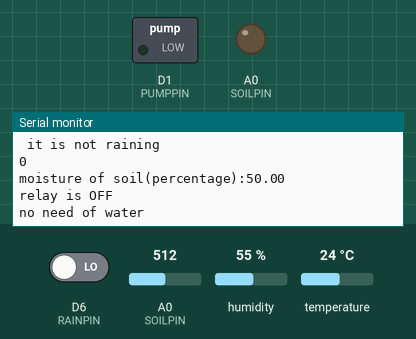
A sketch run on a simulated ESP8266 (NodeMCU). Parts: switched loads named in the sketch (green lamp = pin HIGH), output pins drawn as LEDs (lit = HIGH), the last lines printed to the serial monitor. The test bench sets the inputs (shaded band); at power-on: A0 (SOILPIN) = 512, D6 (RAINPIN) LOW, humidity 55 %, temperature 24 °C. WiFi joins after 1.5 s; servers stay silent unless stated.

Above: at 3.0 s.
3.1 s: A0 (SOILPIN) set to 606
At 8.4 s:
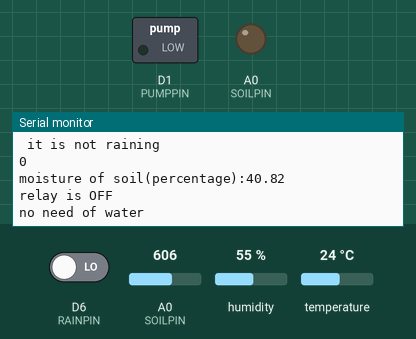
8.8 s: A0 (SOILPIN) set to 627
At 12.9 s:
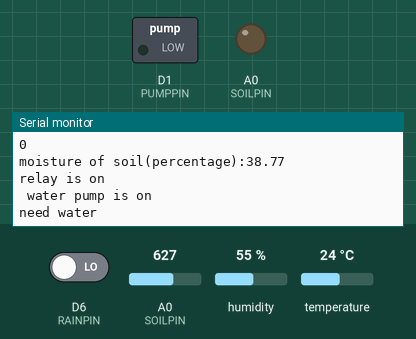
Timing chart, 0 to 14.4 s (numbered marks = the images above; inputs shaded):
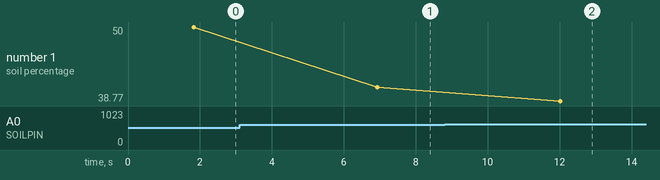

Measured:
- the behaviour switches between 614 and 615 on A0 (SOILPIN) (found by bisection; images 1 and 2)
- after the input at 3.1 s, the serial monitor: prints a new line after 3.8 s (image 1)
- after the input at 8.8 s, the serial monitor: prints a new line after 3.2 s (image 2)
- plotted number 1: 50 → 40.82 after the input at 3.1 s, 40.82 → 38.77 after the input at 8.8 s

The sketch:

combine.ino
```cpp
#define BLYNK_TEMPLATE_ID "TMPL0V3dtmm5"                       //copy from server
#define BLYNK_DEVICE_NAME "Agriculture and Irrigation system"  //copy from server
#define BLYNK_AUTH_TOKEN "qJSUzdH0WAAWlzzstmLNgmnbhTv3caSz"    //copy from server

#define DHTTYPE DHT11  //configure dht type module

#include <ESP8266WiFi.h>  // node library

#include <DHT.h>                 //dht library
#include <BlynkSimpleEsp8266.h>  //blynk library

#define DHTPIN D2   //  data  pin  of  module to digital pin  of node in d2
#define SOILPIN A0  //soil moisture pin in analog  pin of a0
#define RAINPIN D6  //output pin of rain sensor connected to d6 of node
#define PUMPPIN D1 //pump pin connected to  digital pin D1 of  node
float moisturepercentage;

int presentstate = 0;  //checks the present data of  soil moisture

char auth[] = BLYNK_AUTH_TOKEN;         // declare one character
char ssid[] = "Jalsa Karone Jentilal";  //declare  character variable called as ssid for wifi name
char pass[] = "qwertyuiop";             // declare character variable for wifi password

int rainval = 0;  // define a variable val initial value of 0 of rain sensor

//dht part
DHT dht = DHT(DHTPIN, DHTTYPE, 6);  //declare object of dht library

void airdata()  //declare void function called as airdata
{

  float t = dht.readTemperature();  // temerature data get and  store in t variable
  float h = dht.readHumidity();     //humidity data get and store in h variable
  if (isnan(t) || isnan(h))         // if data is not come then condition gets true  otherwise if data  is  obtained then go to else part
  {
    Serial.println("fail to get the  data from DHT11");
    return;
  }

  Blynk.virtualWrite(V1, t);  //v1 for temperature and  value of t given to v1
  Blynk.virtualWrite(V2, h);  //v2 for humidity given to v2
  Serial.print("humidity:");
  Serial.println(h, 1);
  Serial.print("temperature(celcius):");
  Serial.println(t, 1);
}  // ending the airdata  dht function


void raindata() {

  //rain part

  rainval = digitalRead(RAINPIN);  // read the analog value to the variable rainval
  if (rainval == 1)                //if analog value is greater than the 700 then it shows the notification

  {

    Serial.println(" it is raining");
    Blynk.logEvent("rain_alert", "raining outside");  //event name and  notification message as raining outside

  } else  //if rainval==0 it means if it  is not raining then go  in this condition

  {
    Serial.println(" it is not raining");
  }

  Blynk.virtualWrite(V3, rainval);  // virtual pin of dashborad as V3
  Serial.println(rainval);          // Serial print variable data //print the rainval value i serial monitor

}  //ending the rain function


void soilmoisturefunc() {


  //soil moisture part

  presentstate = analogRead(SOILPIN);
  moisturepercentage = (100.0 - ((presentstate / 1024.0) * 100.0));
  Blynk.virtualWrite(V4, moisturepercentage);
  Serial.print("moisture of soil(percentage):");

  Serial.println(moisturepercentage, 2);  //2 means shows the decimal  point upto 2


  //1 means soil is dry and 0 means soil is moist enough
  if (moisturepercentage < 40)  //if it is greater than 500 level of moisture then it needs water
  {
    if (rainval == 0)  //when it is not raining the pump gets turn off

    {
      pinMode(D1,OUTPUT);
digitalWrite(D1,LOW);
Serial.println("relay is on");
     // digitalWrite(PUMPPIN, HIGH);  //pump led turn on connected to anode
      Serial.println(" water pump is on");
      Blynk.logEvent("pump_alert", "farm is being watered");  //event code= pump_alert and  notification message= farm is being  watered
    }

    else {
      pinMode(D1,INPUT);
digitalWrite(D1,HIGH);
Serial.println("relay is OFF");
      //digitalWrite(PUMPPIN, LOW);  //pump gets turn off when soil moisture level is greater than 40
      Serial.println("water pump is off");
      Blynk.logEvent("off_alert","water pump is off");  //event code for pump off= off alert
    }

    Serial.println("need water");
  }

  else {
     pinMode(D1,INPUT);
digitalWrite(D1,HIGH);
Serial.println("relay is OFF");
    //digitalWrite(PUMPPIN, LOW);  //PUMP LED TURN OFF
    Serial.println("no need of water ");
  }

}  //ending the soilmoisturefunc


void setup() {
  Serial.begin(9600);
  dht.begin();                    //to start the dht
  Blynk.begin(auth, ssid, pass);  //to  configure the blynk platform
  //pinMode(PUMPLED, OUTPUT);
  pinMode(SOILPIN, OUTPUT);  // data soil pin configure to analog pin  A0 of node
}


void loop() {

  airdata();           //calling the  function of dht parameter
  raindata();          //calling the rain function
  soilmoisturefunc();  //calling the soilmoisturefunction
  delay(5000);
  Blynk.run();  // for keeping connection with blynk like sending data and receiving  data
}
```
